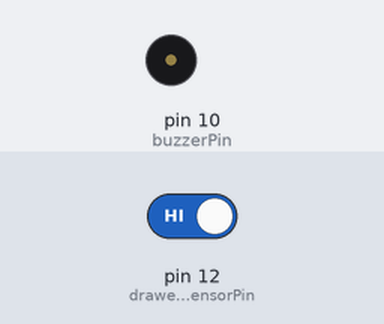
Bench run of a sketch on a simulated Arduino Uno, built with avr-gcc and run on an emulated ATmega328P. Parts: buzzer (waves = sounding). The test bench sets the inputs (shaded band); at power-on: pin 12 (drawerSensorPin) HIGH.

Above: at 1.2 s.
1.3 s: pin 12 (drawerSensorPin) driven LOW
At 2.4 s:
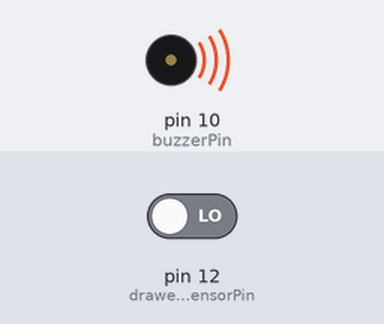
2.8 s: pin 12 (drawerSensorPin) driven HIGH
At 3.5 s:
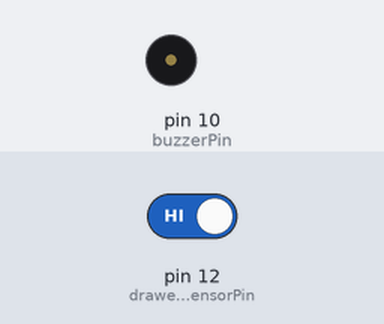
Timing chart, 0 to 5.8 s (numbered marks = the images above; inputs shaded):
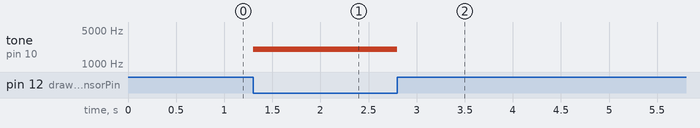

Measured:
- after the input at 1.3 s, tone on pin 10 (buzzerPin): silent → 2000 Hz at once
- after the input at 2.8 s, tone on pin 10 (buzzerPin): 2000 Hz → silent at once

The sketch:

sensorCalibrationTool.ino
```cpp
// configure hardware
const int drawerSensorPin = 12;
const int buzzerPin = 10;

void setup() {
  pinMode(drawerSensorPin, INPUT);
  digitalWrite(drawerSensorPin, HIGH);
}

void loop() {
  alarmIfClosed();
}

void alarmIfClosed() {
  bool drawerOpen = digitalRead(drawerSensorPin);
  if (drawerOpen) {
    noTone(buzzerPin);
  } else {
    tone(buzzerPin, 2000);
  }
}
```
